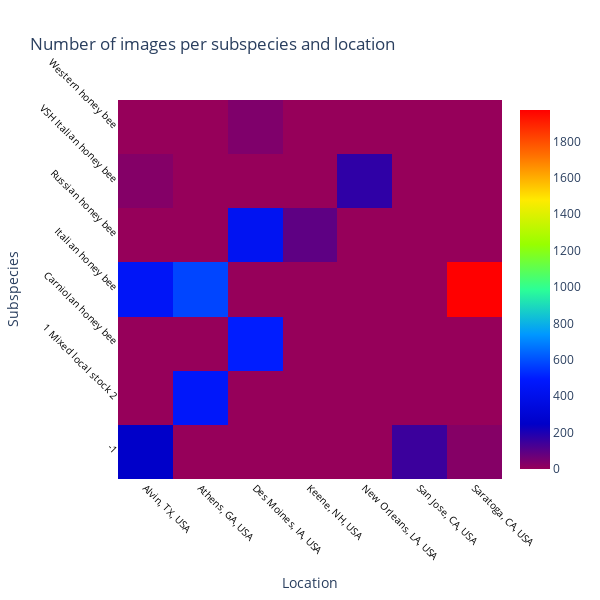

The notebook cell saved with this chart:
### Markdown cell above
##### Subspecies with location and image.

### Code cell
tmp = bee_data.groupby(['subspecies'])['location'].value_counts()
df = pd.DataFrame(data={'Images': tmp.values}, index=tmp.index).reset_index()

piv = pd.pivot_table(df, values="Images",index=["subspecies"], columns=["location"], fill_value=0)
m = piv.values

trace = go.Heatmap(z = m, y= list(piv.index), x=list(piv.columns),colorscale='Rainbow',reversescale=False)
    
data=[trace]
layout = dict(title = "Number of images per subspecies and location",
              xaxis = dict(title = 'Location',
                        showticklabels=True,
                           tickangle = 45,
                        tickfont=dict(
                                size=10,
                                color='black'),
                          ),
              yaxis = dict(title = 'Subspecies', 
                        showticklabels=True, 
                           tickangle = 45,
                        tickfont=dict(
                            size=10,
                            color='black'),
                      ), 
              hovermode = 'closest',
              showlegend=False,
                  width=600,
                  height=600,
             )
fig = dict(data = data, layout = layout)
iplot(fig, filename='images-location_subspecies')

### Figure 1 — Plotly figure (JSON) as saved in the notebook; plotly's stock layout.template omitted (floating-point values rounded to 4 significant figures)
{"data": [{"colorscale": [[0, "rgb(150,0,90)"], [0.125, "rgb(0,0,200)"], [0.25, "rgb(0,25,255)"], [0.375, "rgb(0,152,255)"], [0.5, "rgb(44,255,150)"], [0.625, "rgb(151,255,0)"], [0.75, "rgb(255,234,0)"], [0.875, "rgb(255,111,0)"], [1, "rgb(255,0,0)"]], "reversescale": false, "type": "heatmap", "x": ["Alvin, TX, USA", "Athens, GA, USA", "Des Moines, IA, USA", "Keene, NH, USA", "New Orleans, LA, USA", "San Jose, CA, USA", "Saratoga, CA, USA"], "y": ["-1", "1 Mixed local stock 2", "Carniolan honey bee", "Italian honey bee", "Russian honey bee", "VSH Italian honey bee", "Western honey bee"], "z": [[251, 0, 0, 0, 0, 149, 28], [0, 472, 0, 0, 0, 0, 0], [0, 0, 501, 0, 0, 0, 0], [457, 579, 0, 0, 0, 0, 1972], [0, 0, 435, 92, 0, 0, 0], [29, 0, 0, 0, 170, 0, 0], [0, 0, 37, 0, 0, 0, 0]]}], "layout": {"height": 600, "hovermode": "closest", "showlegend": false, "title": {"text": "Number of images per subspecies and location"}, "width": 600, "xaxis": {"showticklabels": true, "tickangle": 45, "tickfont": {"color": "black", "size": 10}, "title": {"text": "Location"}}, "yaxis": {"showticklabels": true, "tickangle": 45, "tickfont": {"color": "black", "size": 10}, "title": {"text": "Subspecies"}}}}
